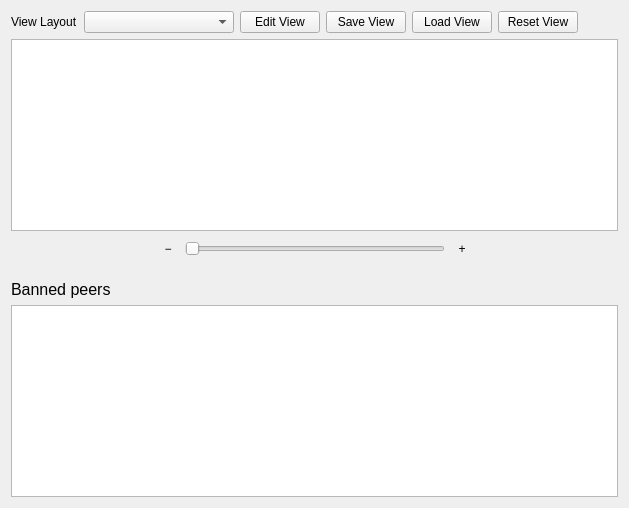
         <widget class="QWidget" name="widget_1" native="true">
          <property name="sizePolicy">
           <sizepolicy hsizetype="MinimumExpanding" vsizetype="Preferred">
            <horstretch>1</horstretch>
            <verstretch>0</verstretch>
           </sizepolicy>
          </property>
          <property name="minimumSize">
           <size>
            <width>400</width>
            <height>0</height>
           </size>
          </property>
          <layout class="QVBoxLayout" name="verticalLayout_7">
           <item>
            <layout class="QHBoxLayout" name="horizontalLayoutPeerView">
             <item>
              <widget class="QLabel" name="peerViewLayoutLabel">
               <property name="text">
                <string>View Layout</string>
               </property>
               <property name="textFormat">
                <enum>Qt::PlainText</enum>
               </property>
              </widget>
             </item>
             <item>
              <widget class="QComboBox" name="peerViewLayout">
               <property name="minimumSize">
                <size>
                 <width>150</width>
                 <height>0</height>
                </size>
               </property>
              </widget>
             </item>
             <item>
              <widget class="QPushButton" name="peerEditViewButton">
               <property name="text">
                <string>Edit View</string>
               </property>
              </widget>
             </item>
             <item>
              <widget class="QPushButton" name="peerSaveViewButton">
               <property name="text">
                <string>Save View</string>
               </property>
              </widget>
             </item>
             <item>
              <widget class="QPushButton" name="peerLoadViewButton">
               <property name="text">
                <string>Load View</string>
               </property>
              </widget>
             </item>
             <item>
              <widget class="QPushButton" name="peerResetViewButton">
               <property name="text">
                <string>Reset View</string>
               </property>
              </widget>
             </item>
             <item>
              <spacer name="horizontalSpacerPeerView">
               <property name="orientation">
                <enum>Qt::Horizontal</enum>
               </property>
               <property name="sizeHint" stdset="0">
                <size>
                 <width>40</width>
                 <height>20</height>
                </size>
               </property>
              </spacer>
             </item>
            </layout>
           </item>
           <item>
            <widget class="QTableView" name="peerWidget">
             <property name="tabKeyNavigation">
              <bool>false</bool>
             </property>
             <property name="sortingEnabled">
              <bool>true</bool>
             </property>
             <attribute name="horizontalHeaderHighlightSections">
              <bool>false</bool>
             </attribute>
            </widget>
           </item>
           <item>
            <layout class="QHBoxLayout" name="horizontalLayoutPeerPingDensity">
             <item>
              <spacer name="horizontalSpacerPeerPingDensityLeft">
               <property name="orientation">
                <enum>Qt::Horizontal</enum>
               </property>
               <property name="sizeHint" stdset="0">
                <size>
                 <width>40</width>
                 <height>20</height>
                </size>
               </property>
              </spacer>
             </item>
             <item>
              <widget class="QLabel" name="peerPingDensityMinus">
               <property name="minimumSize">
                <size>
                 <width>22</width>
                 <height>22</height>
                </size>
               </property>
               <property name="text">
                <string>−</string>
               </property>
               <property name="alignment">
                <set>Qt::AlignCenter</set>
               </property>
              </widget>
             </item>
             <item>
              <widget class="QSlider" name="peerPingDensity">
               <property name="minimumSize">
                <size>
                 <width>260</width>
                 <height>24</height>
                </size>
               </property>
               <property name="maximumSize">
                <size>
                 <width>320</width>
                 <height>24</height>
                </size>
               </property>
               <property name="orientation">
                <enum>Qt::Horizontal</enum>
               </property>
              </widget>
             </item>
             <item>
              <widget class="QLabel" name="peerPingDensityPlus">
               <property name="minimumSize">
                <size>
                 <width>22</width>
                 <height>22</height>
                </size>
               </property>
               <property name="text">
                <string>+</string>
               </property>
               <property name="alignment">
                <set>Qt::AlignCenter</set>
               </property>
              </widget>
             </item>
             <item>
              <spacer name="horizontalSpacerPeerPingDensityRight">
               <property name="orientation">
                <enum>Qt::Horizontal</enum>
               </property>
               <property name="sizeHint" stdset="0">
                <size>
                 <width>40</width>
                 <height>20</height>
                </size>
               </property>
              </spacer>
             </item>
            </layout>
           </item>
           <item>
            <widget class="QLabel" name="banHeading">
             <property name="sizePolicy">
              <sizepolicy hsizetype="Preferred" vsizetype="Minimum">
               <horstretch>0</horstretch>
               <verstretch>0</verstretch>
              </sizepolicy>
             </property>
             <property name="minimumSize">
              <size>
               <width>0</width>
               <height>32</height>
              </size>
             </property>
             <property name="maximumSize">
              <size>
               <width>16777215</width>
               <height>32</height>
              </size>
             </property>
             <property name="font">
              <font>
               <pointsize>12</pointsize>
              </font>
             </property>
             <property name="cursor">
              <cursorShape>IBeamCursor</cursorShape>
             </property>
             <property name="text">
              <string>Banned peers</string>
             </property>
             <property name="alignment">
              <set>Qt::AlignBottom|Qt::AlignLeading|Qt::AlignLeft</set>
             </property>
             <property name="wordWrap">
              <bool>true</bool>
             </property>
             <property name="textInteractionFlags">
              <set>Qt::NoTextInteraction</set>
             </property>
            </widget>
           </item>
           <item>
            <widget class="QTableView" name="banlistWidget">
             <property name="tabKeyNavigation">
              <bool>false</bool>
             </property>
             <property name="sortingEnabled">
              <bool>true</bool>
             </property>
             <attribute name="horizontalHeaderHighlightSections">
              <bool>false</bool>
             </attribute>
            </widget>
           </item>
          </layout>
         </widget>
